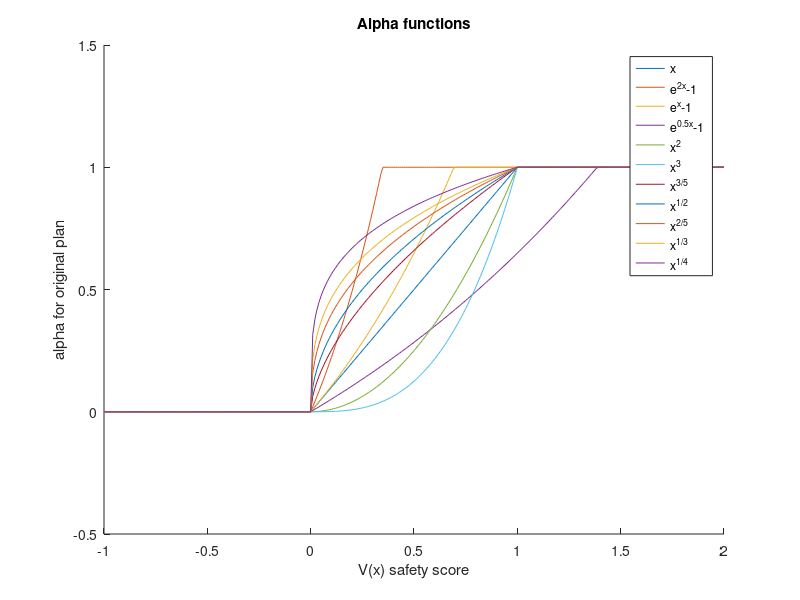

This figure's MATLAB source:
function plot_alpha_functions()
    figure(1); 
    clf; 
    hold on;
    x = -1:0.01:2;
    f1 = @(x) x;
    f2 = @(x) (exp(2*x) - 1); 
    f3 = @(x) exp(x) - 1; 
    f4 = @(x) (exp(0.5*x) - 1); 
    f5 = @(x) x .^ 2;
    f6 = @(x) x .^ 3; 
    f7 = @(x) x .^ (3/5); 
    f8 = @(x) x .^ (1/2); 
    f9 = @(x) x .^ (2/5); 
    f10 = @(x) x .^ (1/3); 
    f11 = @(x) x .^ (1/4); 
    c1 = @(x) min(max(f1(x), 0), 1); 
    c2 = @(x) min(max(f2(x), 0), 1); 
    c3 = @(x) min(max(f3(x), 0), 1); 
    c4 = @(x) min(max(f4(x), 0), 1); 
    c5 = @(x) min(max(f5(x) .* (x >= 0), 0), 1); 
    c6 = @(x) min(max(f6(x), 0), 1); 
    c7 = @(x) f7(min(max(x, 0), 1)); 
    c8 = @(x) f8(min(max(x, 0), 1));     
    c9 = @(x) f9(min(max(x, 0), 1)); 
    c10 = @(x) f10(min(max(x, 0), 1));    
    c11 = @(x) f11(min(max(x, 0), 1)); 
    
    plot(x, c1(x), x, c2(x), x, c3(x), x, c4(x), x, c5(x), x, c6(x), ...
        x, c7(x), x, c8(x), x, c9(x), x, c10(x), x, c11(x)); 
    ylim([-0.5, 1.5]); 
    xlim([-1, 2]); 
    xlabel('V(x) safety score'); 
    ylabel('alpha for original plan');
    title('Alpha functions'); 
    repo = what("arbitration"); 
    legend('x', 'e^{2x}-1', 'e^x-1', 'e^{0.5x}-1', 'x^2', 'x^3', ...
        'x^{3/5}', 'x^{1/2}', 'x^{2/5}', 'x^{1/3}', 'x^{1/4}'); 
    savefig(strcat(repo.path, '/data/alpha_functions.fig')); 
end 